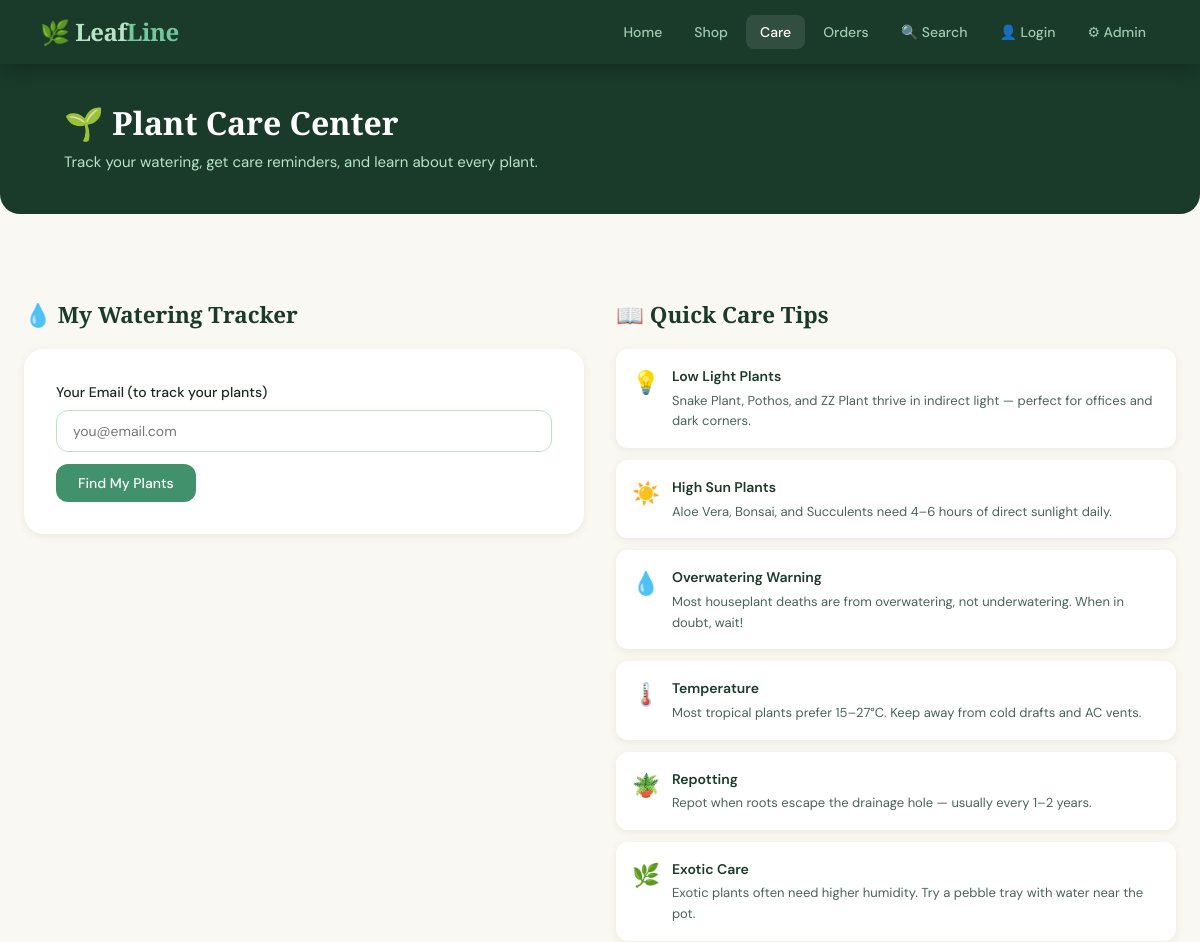
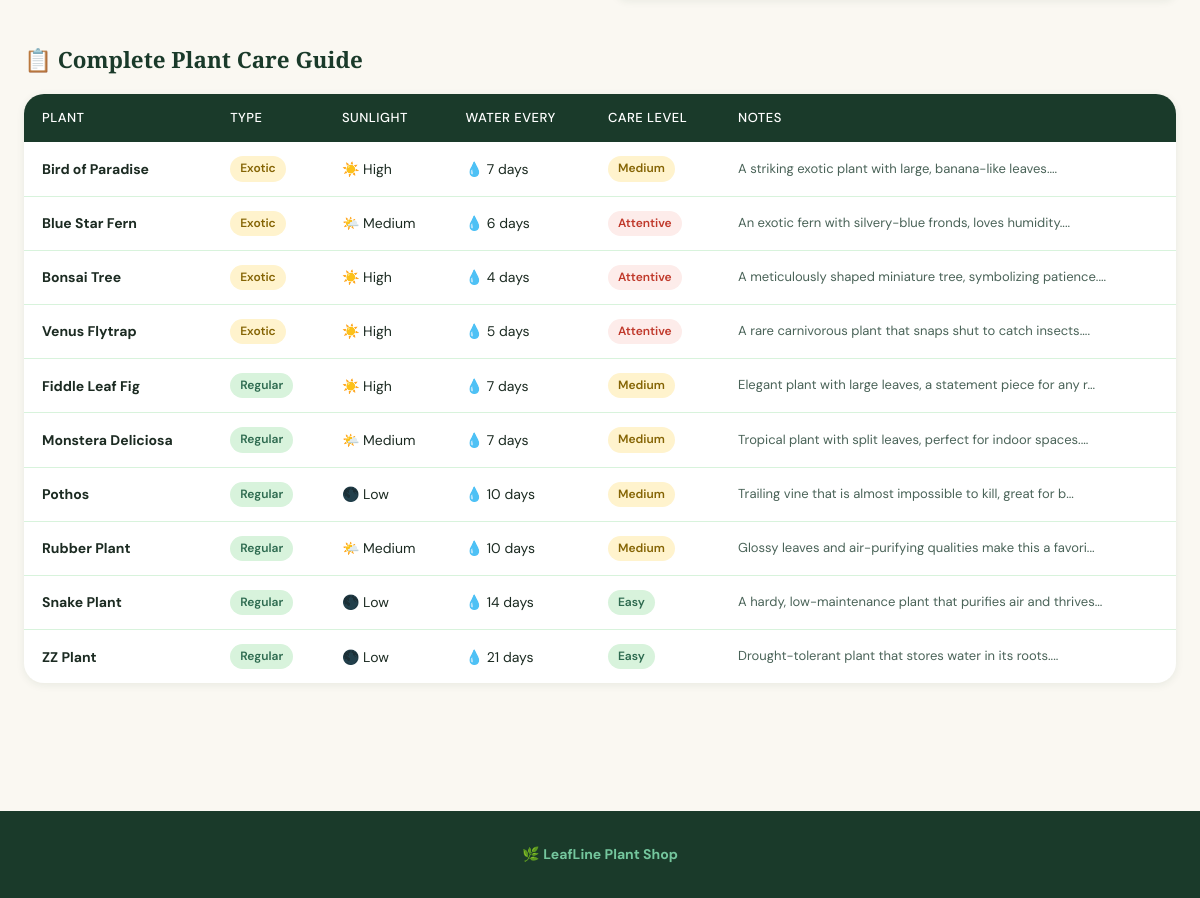
The page /care.php on the database its author committed (2 pictures, top to bottom).
### tables this page shows
CREATE TABLE IF NOT EXISTS plants (
    id INT AUTO_INCREMENT PRIMARY KEY,
    name VARCHAR(150) NOT NULL,
    description TEXT,
    price DECIMAL(10,2) NOT NULL DEFAULT 0,
    image_url VARCHAR(500),
    type VARCHAR(20) NOT NULL DEFAULT 'regular',
    sunlight VARCHAR(50) NOT NULL DEFAULT 'Medium',
    watering_days INT NOT NULL DEFAULT 7,
    stock INT NOT NULL DEFAULT 0,
    discount_percent TINYINT NOT NULL DEFAULT 0,
    created_at DATETIME NOT NULL DEFAULT CURRENT_TIMESTAMP
);

### db.php (called while the page is built, shortened)
<?php
function isAdmin() {
    return isset($_SESSION['admin_verified']) && $_SESSION['admin_verified'] === true;
}
function e($str) {
    return htmlspecialchars($str, ENT_QUOTES, 'UTF-8');
}
?>

### care.php (the view, shortened to what this page needs)
<?php
require_once 'db.php';
$filterEmail = trim($_GET['email'] ?? '');
$allPlants = $conn->query("SELECT id, name, type, sunlight, watering_days, description, image_url FROM plants ORDER BY type, name");
?>
<!DOCTYPE html>
<html lang="en">
<head>
    <link rel="stylesheet" href="style.css">
</head>
<body>
<nav class="navbar">
    <a href="/plantshop/" class="navbar-brand">🌿 Leaf<span>Line</span></a>
    <ul class="navbar-nav">
        <li><a href="/plantshop/">Home</a></li>
        <li><a href="shop">Shop</a></li>
        <li><a href="care" class="active">Care</a></li>
        <li><a href="orders">Orders</a></li>
        <li><a href="search.php">🔍 Search</a></li>
        <?php if (isset($_SESSION['customer_id'])): ?>
        <li><a href="account.php">🙍 My Account</a></li>
        <li><a href="loyalty.php">🏆 Rewards</a></li>
        <li><a href="logout.php">🚪 Logout</a></li>
        <?php else: ?>
        <li><a href="login.php">👤 Login</a></li>
        <?php endif; ?>
        <?php if (isAdmin()): ?>
        <li><a href="dashboard">📊 Dashboard</a></li>
        <li><a href="admin_reviews">📝 Reviews</a></li>
        <li><a href="admin_wishlist">💚 Wishlists</a></li>
        <li><a href="discount_codes">🎫 Discounts</a></li>
        <li><a href="add_plant">🌱 Manage Plants</a></li>
        <li><a href="admin_change_password.php">🔐 Change Password</a></li>
        <li><a href="add_plant?logout=1" style="color:#e07a5f;">🚪 Admin Logout</a></li>
        <?php else: ?>
        <li><a href="admin_login.php">⚙ Admin</a></li>
        <?php endif; ?>
    </ul>
</nav>
<div class="page-header">
    <div class="container">
        <h1>🌱 Plant Care Center</h1>
        <p>Track your watering, get care reminders, and learn about every plant.</p>
    </div>
</div>
<div class="page-wrapper">
    <div style="display:grid; grid-template-columns: 1fr 1fr; gap:32px; margin-bottom:48px; align-items:start;">
        <div>
            <h2 class="section-title">💧 My Watering Tracker</h2>
            <div class="form-card" style="margin-bottom:20px;">
                <form method="GET">
                    <div class="form-group" style="margin-bottom:12px;">
                        <label class="form-label">Your Email (to track your plants)</label>
                        <input type="email" name="email" class="form-control"
                               placeholder="you@email.com"
                               value="<?= e($filterEmail) ?>">
                    </div>
                    <button type="submit" class="btn btn-primary">Find My Plants</button>
                </form>
            </div>
        </div>
        <div>
            <h2 class="section-title">📖 Quick Care Tips</h2>
            <div style="display:flex; flex-direction:column; gap:12px;">
                <?php
                $tips = [
                    ['💡', 'Low Light Plants', 'Snake Plant, Pothos, and ZZ Plant thrive in indirect light — perfect for offices and dark corners.'],
                    ['☀️', 'High Sun Plants', 'Aloe Vera, Bonsai, and Succulents need 4–6 hours of direct sunlight daily.'],
                    ['💧', 'Overwatering Warning', 'Most houseplant deaths are from overwatering, not underwatering. When in doubt, wait!'],
                    ['🌡️', 'Temperature', 'Most tropical plants prefer 15–27°C. Keep away from cold drafts and AC vents.'],
                    ['🪴', 'Repotting', 'Repot when roots escape the drainage hole — usually every 1–2 years.'],
                    ['🌿', 'Exotic Care', 'Exotic plants often need higher humidity. Try a pebble tray with water near the pot.'],
                ];
                foreach ($tips as $tip): ?>
                <div style="background:var(--white); border-radius:var(--radius); padding:16px; box-shadow:var(--shadow-sm); display:flex; gap:12px; align-items:flex-start;">
                    <div style="font-size:1.4rem; flex-shrink:0;"><?= $tip[0] ?></div>
                    <div>
                        <div style="font-weight:600; font-size:14px; color:var(--green-deep); margin-bottom:3px;"><?= $tip[1] ?></div>
                        <div style="font-size:13px; color:var(--text-mid);"><?= $tip[2] ?></div>
                    </div>
                </div>
                <?php endforeach; ?>
            </div>
        </div>
    </div>
    <h2 class="section-title" style="margin-bottom:20px;">📋 Complete Plant Care Guide</h2>
    <div class="table-card">
        <table>
            <thead>
                <tr>
                    <th>Plant</th>
                    <th>Type</th>
                    <th>Sunlight</th>
                    <th>Water Every</th>
                    <th>Care Level</th>
                    <th>Notes</th>
                </tr>
            </thead>
            <tbody>
            <?php while ($p = $allPlants->fetch_assoc()):
                if ($p['watering_days'] >= 14) $careLevel = ['Easy', 'badge-green'];
                elseif ($p['watering_days'] >= 7) $careLevel = ['Medium', 'badge-gold'];
                else $careLevel = ['Attentive', 'badge-red'];
            ?>
            <tr>
                <td>
                    <div style="display:flex; align-items:center; gap:10px;">
                        <strong><?= e($p['name']) ?></strong>
                    </div>
                </td>
                <td><span class="badge <?= $p['type']==='exotic' ? 'badge-gold' : 'badge-green' ?>"><?= ucfirst($p['type']) ?></span></td>
                <td>
                    <?php
                    $sunIcons = ['Low' => '🌑', 'Medium' => '🌤️', 'High' => '☀️'];
                    echo ($sunIcons[$p['sunlight']] ?? '🌱') . ' ' . e($p['sunlight']);
                    ?>
                </td>
                <td>💧 <?= $p['watering_days'] ?> days</td>
                <td><span class="badge <?= $careLevel[1] ?>"><?= $careLevel[0] ?></span></td>
                <td style="font-size:13px; color:var(--text-mid);"><?= e(substr($p['description'], 0, 60)) ?>...</td>
            </tr>
            <?php endwhile; ?>
            </tbody>
        </table>
    </div>
</div>
<footer><p>🌿 <strong>LeafLine Plant Shop</strong></p></footer>
</body>
</html>

### style.css (style rules this page uses)
:root { --green-deep: #1a3a2a; --green-mid: #2d6a4f; --green-bright: #40916c; --green-soft: #74c69d; --green-pale: #b7e4c7; --green-wash: #d8f3dc; --cream: #faf8f2; --white: #ffffff; --text-dark: #1c2b22; --text-mid: #4a6358; --text-light: #8aab97; --accent-gold: #c9a84c; --accent-coral: #e07a5f; --danger: #c0392b; --danger-light: #fdecea; --warn: #d4882a; --warn-light: #fff3e0; --shadow-sm: 0 2px 8px rgba(29,58,42,0.08); --shadow-md: 0 6px 24px rgba(29,58,42,0.12); --shadow-lg: 0 16px 48px rgba(29,58,42,0.16); --radius: 12px; --radius-lg: 20px; --transition: all 0.25s cubic-bezier(0.4,0,0.2,1); }
*, *::before, *::after { box-sizing: border-box; margin: 0; padding: 0; }
html { scroll-behavior: smooth; }
body { font-family: 'DM Sans', sans-serif; background: var(--cream); color: var(--text-dark); line-height: 1.6; font-size: 15px; }
h1, h2, h3, h4 { font-family: 'Playfair Display', serif; line-height: 1.2; color: var(--green-deep); }
a { color: var(--green-bright); text-decoration: none; transition: var(--transition); }
.navbar { background: var(--green-deep); padding: 0 40px; display: flex; align-items: center; justify-content: space-between; height: 64px; position: sticky; top: 0; z-index: 100; box-shadow: 0 2px 20px rgba(0,0,0,0.3); }
.navbar-brand { font-family: 'Playfair Display', serif; font-size: 1.5rem; color: var(--green-pale) !important; font-weight: 700; letter-spacing: -0.5px; }
.navbar-brand span { color: var(--green-soft); }
.navbar-nav { display: flex; align-items: center; gap: 4px; list-style: none; }
.navbar-nav a { color: var(--green-pale); padding: 8px 14px; border-radius: 8px; font-size: 14px; font-weight: 500; opacity: 0.85; transition: var(--transition); }
.navbar-nav a:hover, .navbar-nav a.active { background: rgba(255,255,255,0.1); color: var(--white); opacity: 1; }
.container { max-width: 1200px; margin: 0 auto; padding: 0 24px; }
.page-wrapper { padding: 48px 24px; max-width: 1200px; margin: 0 auto; }
.page-header { background: var(--green-deep); padding: 40px; border-radius: 0 0 var(--radius-lg) var(--radius-lg); margin-bottom: 40px; }
.page-header h1 { color: var(--white); font-size: 2rem; }
.page-header p { color: var(--green-pale); margin-top: 8px; }
.btn { display: inline-flex; align-items: center; gap: 6px; padding: 10px 22px; border-radius: var(--radius); font-family: 'DM Sans', sans-serif; font-size: 14px; font-weight: 500; border: none; cursor: pointer; transition: var(--transition); text-decoration: none; white-space: nowrap; }
.btn-primary { background: var(--green-bright); color: var(--white); }
.form-card { background: var(--white); border-radius: var(--radius-lg); padding: 32px; box-shadow: var(--shadow-sm); max-width: 600px; }
.form-group { margin-bottom: 20px; }
.form-label { display: block; font-size: 14px; font-weight: 500; color: var(--text-dark); margin-bottom: 6px; }
.form-control { width: 100%; padding: 11px 16px; border: 1.5px solid var(--green-pale); border-radius: var(--radius); font-family: 'DM Sans', sans-serif; font-size: 14px; color: var(--text-dark); background: var(--white); transition: var(--transition); outline: none; }
.table-card { background: var(--white); border-radius: var(--radius-lg); overflow: hidden; box-shadow: var(--shadow-sm); }
table { width: 100%; border-collapse: collapse; }
thead { background: var(--green-deep); color: var(--white); }
thead th { padding: 14px 18px; font-family: 'DM Sans', sans-serif; font-weight: 500; font-size: 13px; text-transform: uppercase; letter-spacing: 0.5px; text-align: left; }
tbody tr { border-bottom: 1px solid var(--green-wash); transition: background 0.15s; }
tbody tr:last-child { border-bottom: none; }
tbody td { padding: 14px 18px; font-size: 14px; color: var(--text-dark); vertical-align: middle; }
.section-title { font-size: 1.4rem; margin-bottom: 20px; display: flex; align-items: center; gap: 8px; }
footer { background: var(--green-deep); color: var(--green-pale); text-align: center; padding: 32px 24px; margin-top: 80px; font-size: 14px; }
footer strong { color: var(--green-soft); }
.badge { display: inline-block; padding: 3px 10px; border-radius: 20px; font-size: 12px; font-weight: 600; }
.badge-green { background: var(--green-wash); color: var(--green-mid); }
.badge-gold { background: #fff3cd; color: #856404; }
.badge-red { background: var(--danger-light); color: var(--danger); }

### rows shown on the page
plants: name "Bird of Paradise", type "Exotic", sunlight "☀️", sunlight "High", watering_days "7", careLevel "Medium", description "A striking exotic plant with large, banana-like leaves."
plants: name "Blue Star Fern", type "Exotic", sunlight "🌤️", sunlight "Medium", watering_days "6", careLevel "Attentive", description "An exotic fern with silvery-blue fronds, loves humidity."
plants: name "Bonsai Tree", type "Exotic", sunlight "☀️", sunlight "High", watering_days "4", careLevel "Attentive", description "A meticulously shaped miniature tree, symbolizing patience."
plants: name "Venus Flytrap", type "Exotic", sunlight "☀️", sunlight "High", watering_days "5", careLevel "Attentive", description "A rare carnivorous plant that snaps shut to catch insects."
plants: name "Fiddle Leaf Fig", type "Regular", sunlight "☀️", sunlight "High", watering_days "7", careLevel "Medium", description "Elegant plant with large leaves, a statement piece for any r"
plants: name "Monstera Deliciosa", type "Regular", sunlight "🌤️", sunlight "Medium", watering_days "7", careLevel "Medium", description "Tropical plant with split leaves, perfect for indoor spaces."
plants: name "Pothos", type "Regular", sunlight "🌑", sunlight "Low", watering_days "10", careLevel "Medium", description "Trailing vine that is almost impossible to kill, great for b"
plants: name "Rubber Plant", type "Regular", sunlight "🌤️", sunlight "Medium", watering_days "10", careLevel "Medium", description "Glossy leaves and air-purifying qualities make this a favori"
plants: name "Snake Plant", type "Regular", sunlight "🌑", sunlight "Low", watering_days "14", careLevel "Easy", description "A hardy, low-maintenance plant that purifies air and thrives"
plants: name "ZZ Plant", type "Regular", sunlight "🌑", sunlight "Low", watering_days "21", careLevel "Easy", description "Drought-tolerant plant that stores water in its roots."

### other values the page prints
$tip[0] "💡"
$tip[1] "Low Light Plants"
$tip[2] "Snake Plant, Pothos, and ZZ Plant thrive in indirect light — perfect for offices and dark corners."
$tip[0] "☀️"
$tip[1] "High Sun Plants"
$tip[2] "Aloe Vera, Bonsai, and Succulents need 4–6 hours of direct sunlight daily."
$tip[0] "💧"
$tip[1] "Overwatering Warning"
$tip[2] "Most houseplant deaths are from overwatering, not underwatering. When in doubt, wait!"
$tip[0] "🌡️"
$tip[1] "Temperature"
$tip[2] "Most tropical plants prefer 15–27°C. Keep away from cold drafts and AC vents."
$tip[0] "🪴"
$tip[1] "Repotting"
$tip[2] "Repot when roots escape the drainage hole — usually every 1–2 years."
